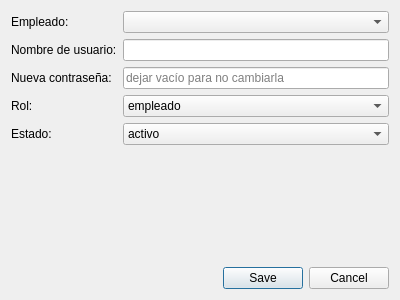
<?xml version="1.0" encoding="UTF-8"?>
<ui version="4.0">
 <class>UsuarioDialog</class>
 <widget class="QDialog" name="UsuarioDialog">
  <property name="geometry">
   <rect><x>0</x><y>0</y><width>400</width><height>300</height></rect>
  </property>
  <property name="windowTitle"><string>Usuario</string></property>
  <layout class="QVBoxLayout" name="verticalLayout">
   <item>
    <layout class="QFormLayout" name="formLayout">
     <item row="0" column="0">
      <widget class="QLabel" name="labelEmpleado"><property name="text"><string>Empleado:</string></property></widget>
     </item>
     <item row="0" column="1">
      <widget class="QComboBox" name="comboEmpleado"/>
     </item>
     <item row="1" column="0">
      <widget class="QLabel" name="labelUsuario"><property name="text"><string>Nombre de usuario:</string></property></widget>
     </item>
     <item row="1" column="1">
      <widget class="QLineEdit" name="lineUsuario"/>
     </item>
     <item row="2" column="0">
      <widget class="QLabel" name="labelContrasena"><property name="text"><string>Nueva contraseña:</string></property></widget>
     </item>
     <item row="2" column="1">
      <widget class="QLineEdit" name="lineContrasena">
       <property name="echoMode"><enum>QLineEdit::Password</enum></property>
       <property name="placeholderText"><string>dejar vacío para no cambiarla</string></property>
      </widget>
     </item>
     <item row="3" column="0">
      <widget class="QLabel" name="labelRol"><property name="text"><string>Rol:</string></property></widget>
     </item>
     <item row="3" column="1">
      <widget class="QComboBox" name="comboRol">
       <item><property name="text"><string>empleado</string></property></item>
       <item><property name="text"><string>admin</string></property></item>
      </widget>
     </item>
     <item row="4" column="0">
      <widget class="QLabel" name="labelEstado"><property name="text"><string>Estado:</string></property></widget>
     </item>
     <item row="4" column="1">
      <widget class="QComboBox" name="comboEstado">
       <item><property name="text"><string>activo</string></property></item>
       <item><property name="text"><string>inactivo</string></property></item>
      </widget>
     </item>
    </layout>
   </item>
   <item>
    <widget class="QDialogButtonBox" name="buttonBox">
     <property name="orientation"><enum>Qt::Horizontal</enum></property>
     <property name="standardButtons"><set>QDialogButtonBox::Cancel|QDialogButtonBox::Save</set></property>
    </widget>
   </item>
  </layout>
 </widget>
 <resources/>
 <connections>
  <connection>
   <sender>buttonBox</sender>
   <signal>rejected()</signal>
   <receiver>UsuarioDialog</receiver>
   <slot>reject()</slot>
  </connection>
 </connections>
</ui>
